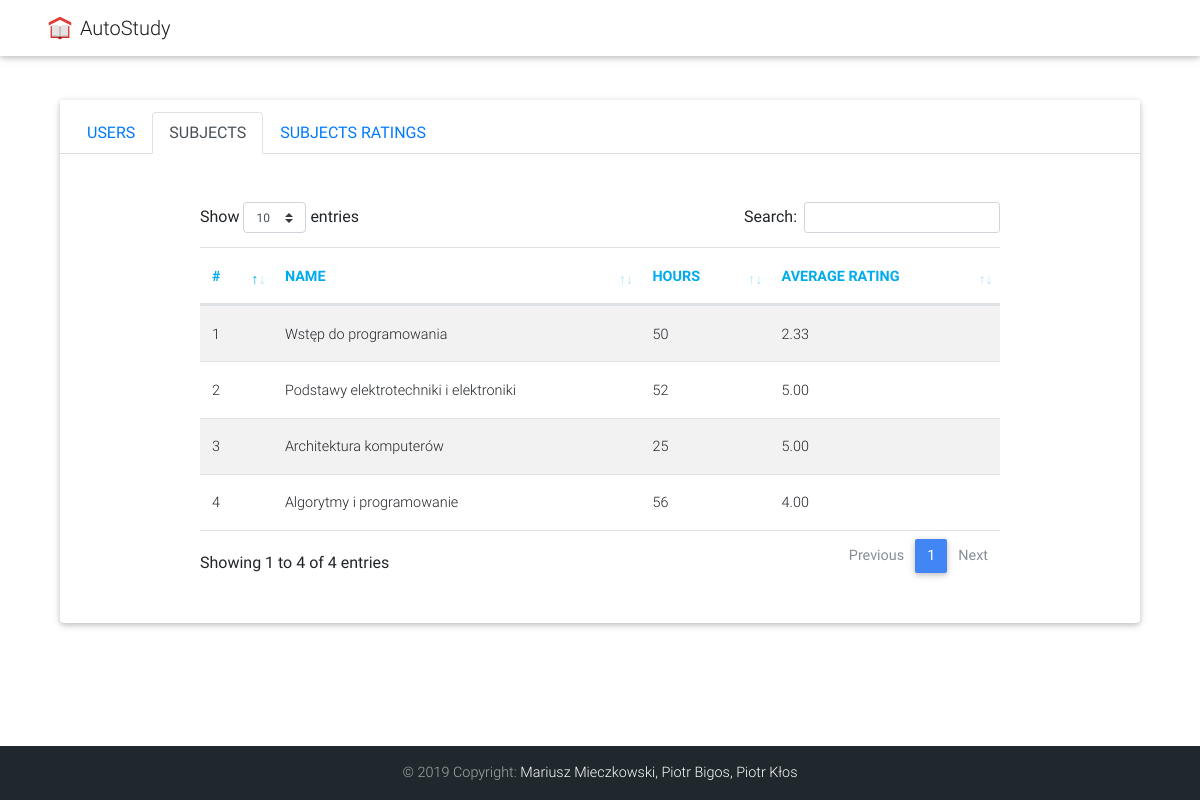
The page /schedule/subjects on the database as committed earlier.
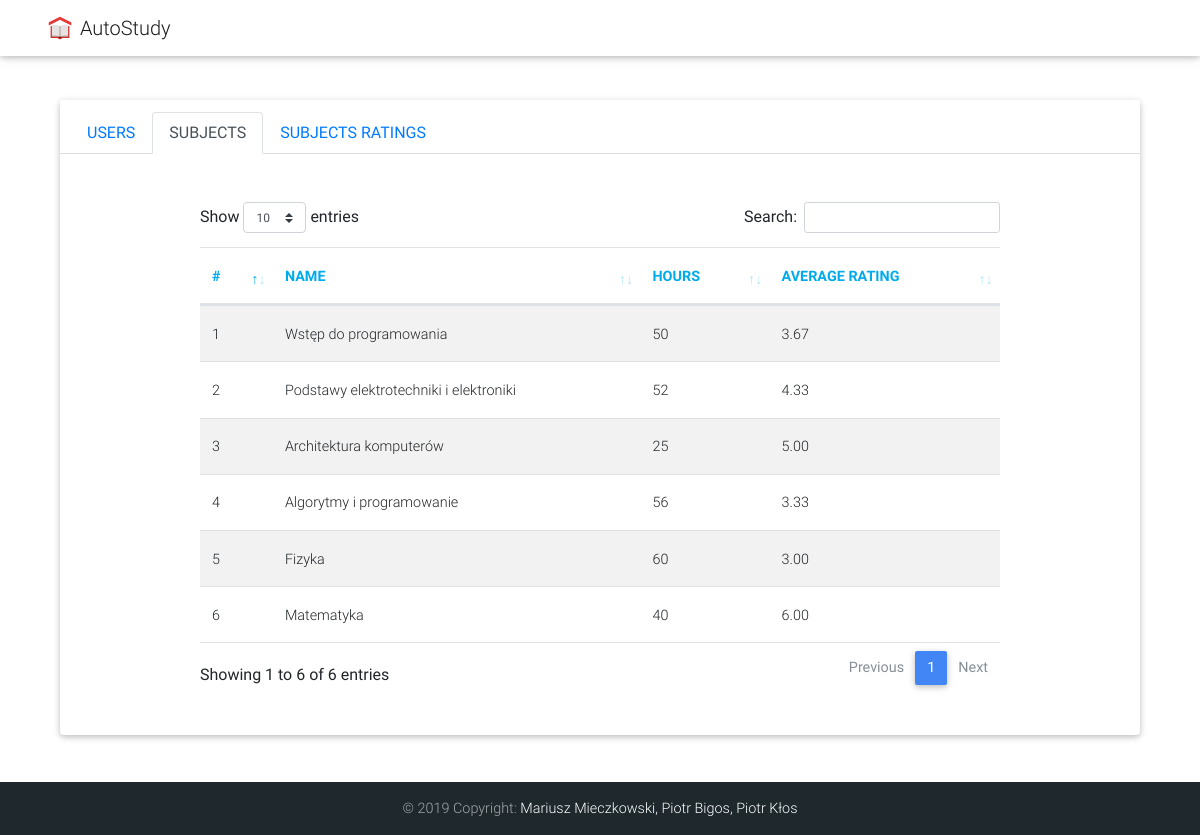
The same page on the database as committed later.
### schedule/models.py (models this page shows, shortened)
class Subject(models.Model):
    id = models.UUIDField(primary_key=True, default=uuid.uuid4, help_text='Unique ID for a subject.')
    name = models.CharField(max_length=300)
    hours = models.IntegerField(default=0)
    average_rating = models.FloatField(default=0)

### schedule/views.py (the view)
# urls.py: path('subjects', views.admin_subjects, name='subjects'),
def admin_subjects(request):
    all_subjects = Subject.objects.all()
    all_ratings = SubjectRating.objects.all()
    all_users = User.objects.all()
    context = {
        'all_subjects': all_subjects,
        'all_ratings': all_ratings,
        'all_users': all_users
    }
    return render(request, 'subjects.html', context=context)

### templates/subjects.html (shortened to what this page needs)
{% extends "base_generic.html" %}
{% block content %}
    <div class="card p-3 my-5 bg-white rounded mx-auto">
        <div class="card-header bg-white">
            <ul class="nav nav-tabs card-header-tabs">
              <li class="nav-item">
                <a class="nav-link" href="{% url 'users' %}">USERS</a>
              </li>
              <li class="nav-item">
                <a class="nav-link active" href="{% url 'subjects' %}">SUBJECTS</a>
              </li>
              <li class="nav-item">
                <a class="nav-link" href="{% url 'subject_ratings' %}">SUBJECTS RATINGS</a>
              </li>
            </ul>
          </div>
          <div class="my-5 mx-auto" style="max-width: 800px; width: 90%;">
            <table id="tableUsers" class="table table-striped border-top border-bottom">
                <thead>
                    <tr>
                      <th scope="col" class="font-weight-bold">#</th>
                        <th scope="col" class="font-weight-bold">Name</th>
                        <th scope="col" class="font-weight-bold">Hours</th>
                        <th scope="col" class="font-weight-bold">Average rating</th>
                    </tr>
                </thead>
                <tbody>
                {% for subject in all_subjects %}
                    <tr>
                         <td>{{ forloop.counter }}</td>
                        <td><a href="{% url "show_subject" parameter=subject.name %}">{{ subject.name }}</a></td>
                        <td>{{ subject.hours }}</td>
                        <td>{{ subject.average_rating|floatformat:2 }}</td>
                    </tr>
                {% endfor %}
            </tbody>
            </table>
        </div>
    </div>
{% endblock %}

Rows that differ between the two databases and show on the page:
changed Subject "Wstęp do programowania": average_rating "2.33" → "3.67"
changed Subject "Podstawy elektrotechniki i elektroniki": average_rating "5.00" → "4.33"
changed Subject "Algorytmy i programowanie": average_rating "4.00" → "3.33"
added Subject: name "Fizyka", hours "60", average_rating "3.00"
added Subject: name "Matematyka", hours "40", average_rating "6.00"
Other text that changed with them:
text written by a page script: "Show entries Search: Showing 1 to 4 of 4 entries Previous 1 Next" → "Show entries Search: Showing 1 to 6 of 6 entries Previous 1 Next"
